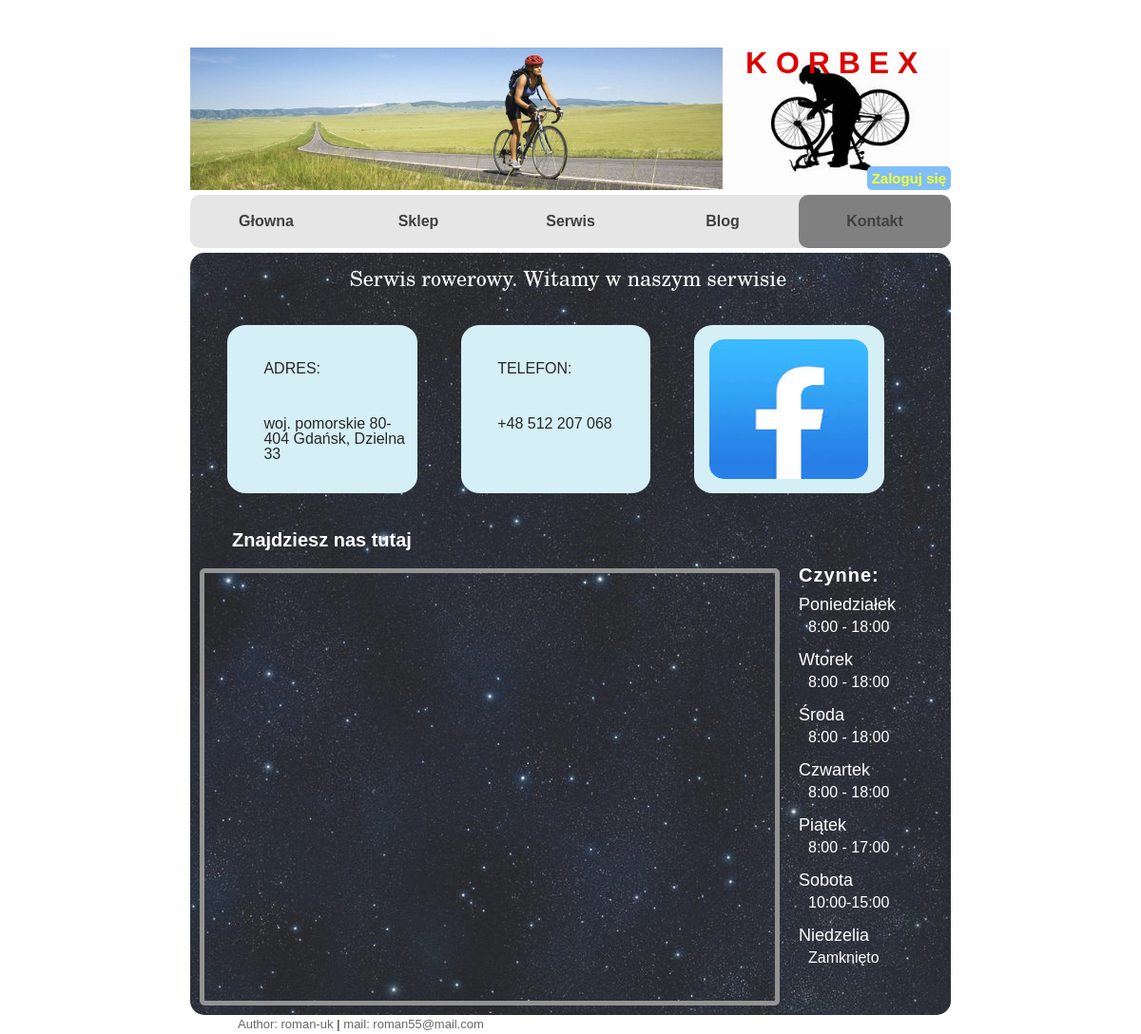
The page /contact on the database as committed earlier.
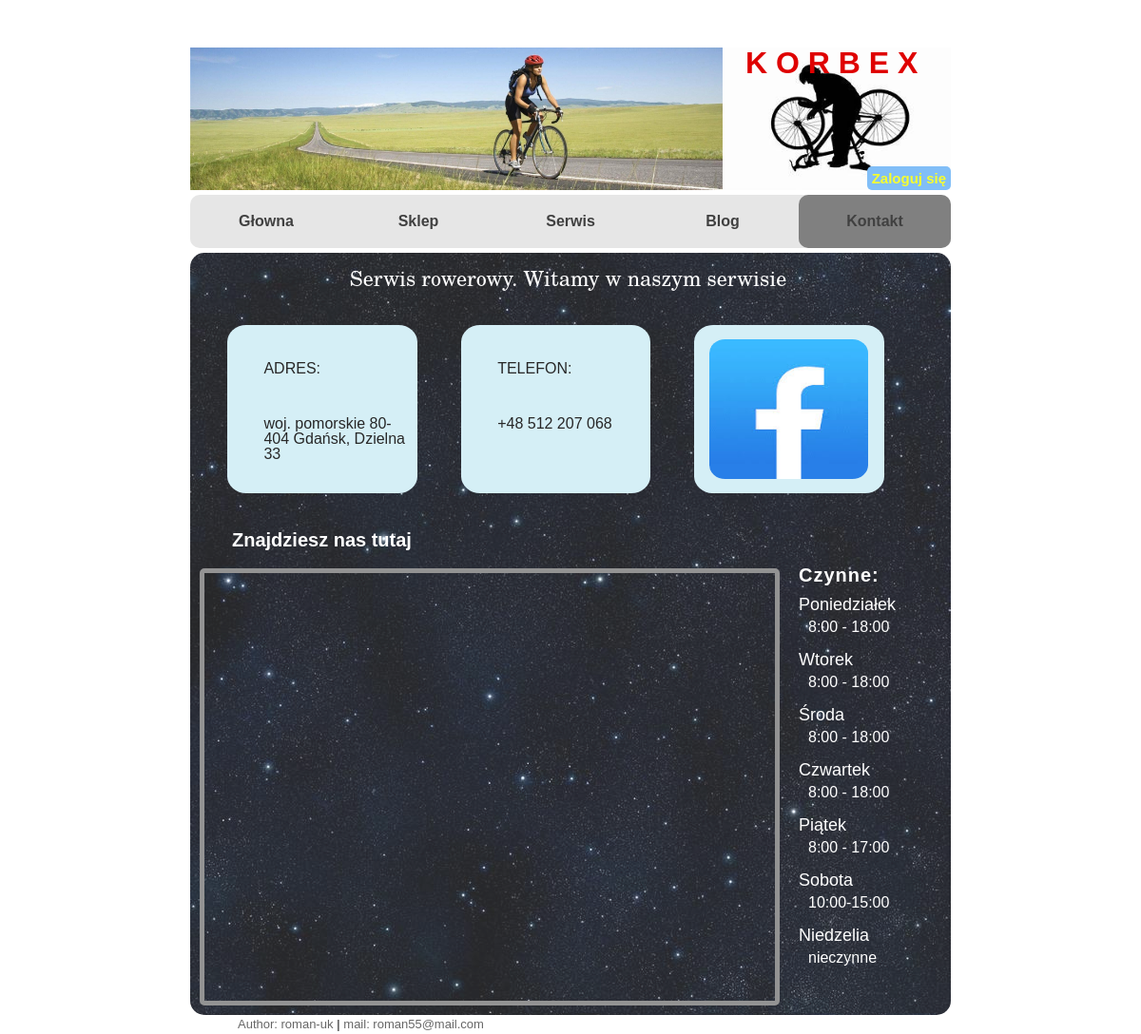
The same page on the database as committed later.
### korbex/models.py (models this page shows, shortened)
class ContactData(models.Model):
    address = models.TextField(max_length=200, blank=True)
    telephone = models.CharField(max_length=200, blank=True)
    facebook = models.URLField(verbose_name='facebook', blank=True)

class WorkingHours(models.Model):
    week_day = (
        ('1.Poniedziałek', 'Poniedziałek'),
        ('2.Wtorek', 'Wtorek'),
        ('3.Środa', 'Środa'),
        ('4.Czwartek', 'Czwartek'),
        ('5.Piątek', 'Piątek'),
        ('6.Sobota', 'Sobota'),
        ('7.Niedzelia', 'Niedzelia'),
    )
    working_day = models.CharField(max_length=20, choices=week_day, verbose_name='Dzień tygodnia')
    working_hours = models.CharField(max_length=25, verbose_name='Godziny pracy')

### korbex/views.py (the view)
# urls.py: path('contact', views.contact, name='contact_p'),
def contact(request):
    context = {}
    context['contact_data'] = ContactData.objects.all()
    context['working_hours'] = WorkingHours.objects.all().order_by('working_day')
    return render(request, 'korbex/contact.html', context)

### korbex/templates/korbex/contact.html (shortened to what this page needs)
{% extends './index.html' %}
{% load static %}
{%block contact%}
    active
{%endblock%}
{% block content %}
<div class="content-contact">
    <h1 style="color: white">Serwis rowerowy. Witamy w naszym serwisie
	</h1>
	<div class="allcontact">
		{% for cont in contact_data %}
  	   <div class="onecontact">
  	   			<h2>ADRES:
				</h2>
		   <br><p style="padding: 5px"></p>
  	   		<br>{{cont.address}}
	   </div>
 	   <div class="onecontact">
		   <h2>TELEFON:
				</h2>
 	   		<br><p style="padding: 5px"></p>
 	   		<br>{{cont.telephone}}
 	   	</div>
 	   <div class="facecontact">
		   <a href="{{cont.facebook}}"><img src="{% static 'korbex/images/facebook.jpeg' %}"></a>
 	   </div>
		{% endfor %}
  	</div>
	<h3 style="color: white; padding: 0 3%">Znajdziesz nas tutaj</h3>
  	   <div><iframe src="https://www.google.com/maps/embed?pb=!1m18!1m12!1m3!1d2323.713862522614!2d18.6227143158776
  	   5!3d54.379704980208565!2m3!1f0!2f0!3f0!3m2!1i1024!2i768!4f13.1!3m3!1m2!1s0x46fd74a28c91d1df%3A0xb7843412ea01d
  	   40!2sDzielna%2033%2C%2080-404%20Gda%C5%84sk%2C%20Poland!5e0!3m2!1sen!2sua!4v1607779704127!5m2!1sen!2sua"
					width="600" height="450"  allowfullscreen="" aria-hidden="false" tabindex="0"></iframe></div>
  	   <div class="worktime">
 	   		<ul>
 	   			<li><span>Czynne:</span></li>
				{%for work in working_hours%}
 	   			<li style="margin-top: 12px;" class="day">{{work.working_day|slice:"2:"}}
				</li>
 	   			<li>{{work.working_hours}}</li>
				{% endfor %}
 	   		</ul>
 	   </div>
</div>
{% endblock %}

### korbex/templates/korbex/index.html (shortened to what this page needs)
<!DOCTYPE html>
{% load static %}
<html lang="en">
<head>
    <link rel="stylesheet" href="{% static 'korbex/css/reset.css' %}">
    <link rel="stylesheet" href="{% static 'korbex/css/style.css' %}">
</head>
<body>
    <div class="container">
        <div class="header">
            <div class="title-block">
                <img src="{% static 'korbex/images/stones.jpg' %}" width="100%" height="100%">
            </div>
            <div class="userpic">
                <img src="{% static 'korbex/images/service.jpeg' %}"  width="100%" height="100%">
                <span>K O R B E X</span>
                {% if request.user.is_authenticated %}
                <a href="{% url 'change_password' %}" class="login" style="left: 0; background: none; color: blue">zmień hasło</a>
                    <a class="login" href="{% url 'logout_p' %}">Wyloguj się</a>
                {% else %}
                    <a class="login" href="{% url 'login_p' %}">Zaloguj się</a>
                {% endif %}
            </div>
        </div>
        <div class="nav">
            <ul>
                <li class="{%block home%}{%endblock%}"><a href="{% url 'home_p' %}">Głowna</a></li>
                <li class="{%block store%}{%endblock%}"><a href="{% url 'store_p' %}">Sklep</a></li>
                <li class="{%block service%}{%endblock%}"><a href="{% url 'service_p' %}">Serwis</a></li>
                <li class="{%block blog%}{%endblock%}"><a href="{% url 'blog_p' %}">Blog</a></li>
                <li class="{%block contact%}{%endblock%}"><a href="{% url 'contact_p' %}">Kontakt</a></li>
            </ul>
        </div>
        <div class="content-wrapper">
            {% block content %}
            {% endblock %}
        </div>
        <footer class="footer">
            <p>Author: roman-uk <strong> | </strong> <span> mail:  roman55@mail.com</span></p>
        </footer>
    </div>
</body>
</html>

### korbex/static/korbex/css/style.css (style rules this page uses)
body { background-attachment: fixed; background-height: 100%; background-repeat: no-repeat; font-family: Raleway, sans-serif; background-image: url(https://i.pinimg.com/originals/5f/47/84/5f47840c5ee678b8c16ce80b39d7a0ad.jpg); }
.login { position: absolute; text-decoration: none; background: #81BEF7; color: #F7FE2E; border-radius: 5px; padding: 5px; font-size: 15px; font-weight: bold; bottom: 0px; right: 0; }
h3 { font-size: 20px; font-weight: bold; margin-bottom: 10px; margin-left: 20px; display: flex; }
.container { width: 800px; min-height: 800px; margin: 0 auto; margin-top: 50px; border-radius: 10px; }
.header { display: flex; height: 150px; border-radius: 10px; }
.title-block { background-size: cover; display: flex; width: 70%; height: 100%; justify-content: center; align-items: center; font-size: 2em; }
.userpic { position: relative; display: flex; height: 100%; width: 30%; }
.userpic span { position: absolute; top: 0px; left: 10%; color: #DF0101; font-weight: bold; font-size: 2rem; }
.nav ul { display: flex; background: rgb(230, 230, 230); margin: 5px 0; border-radius: 10px; }
.nav li { width: 20%; border-radius: 10px; }
.active { background-color: grey; border-radius: 10px; }
.nav li a { display: flex; padding: 20px; justify-content: center; text-decoration: none; color: #404040; font-weight: bold; border-radius: 10px; transition: background .5s ease; }
p { line-height: 20px; }
.content-wrapper { display: flex; }
.footer { background: #FFFFFF; padding: 0 50px; border-radius: 5px; font-size: 13px; opacity: 0.6; }
h1 { font-size: 22px; font-family: New Century Schoolbook, TeX Gyre Schola, serif; color: #0B173B; margin: 15px 10px 0px 5px; text-align: center; }
.content-contact { background: url(../images/stars_sky.jpg); width: 100%; border-radius: 15px; opacity: 0.85; }
.allcontact { display: flex; flex-direction: row; flex-wrap: wrap; box-sizing: border-box; width: 100%; padding: 2%; }
.onecontact { display: flex; flex-direction: column; background-color: #CEECF5; margin: 3%; padding: 5%; padding-right: 1%; height: 100px; width: 20%; border-radius: 10%; }
.facecontact { display: flex; background-color: #CEECF5; margin: 3%; padding: 2%; width: 22%; border-radius: 10%; }
.facecontact img { position: absolute; border-radius: 10%; height: 147px; width: 167px }
.content-contact iframe { margin: 10px; float: left; border-radius: 5px; border: 5px solid grey; }
.worktime { display: flex; color: white; }
.worktime li { margin: 7px 10px; }
.worktime span { font-weight: bold; font-size: 20px; letter-spacing: 1px; }
.day { font-size: 18px; }
.day + li { padding-left: 10px; padding-bottom: 5px; }

Rows that differ between the two databases and show on the page:
changed WorkingHours "Niedzelia": working_hours "Zamknięto" → "nieczynne"
